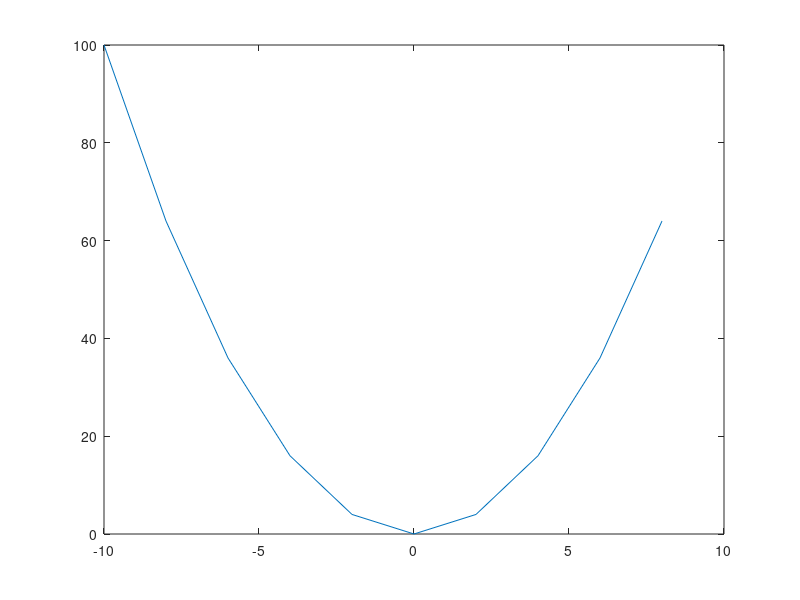
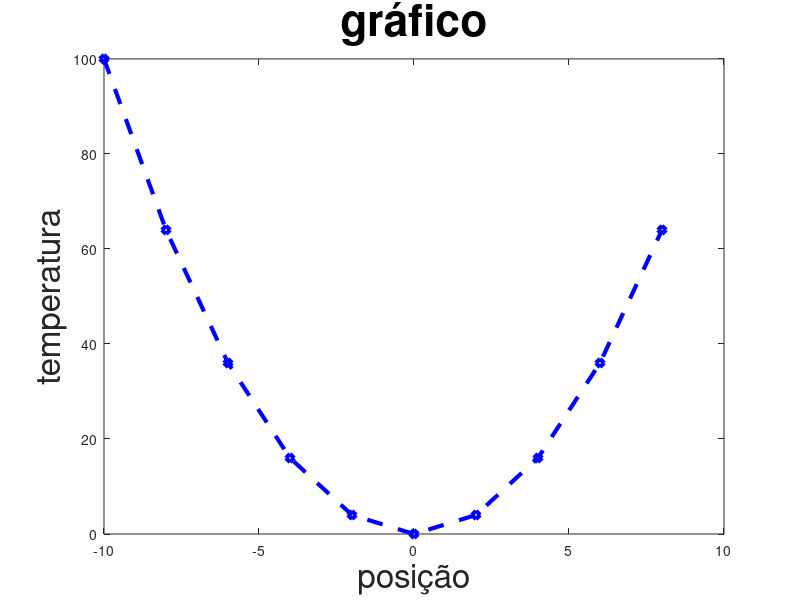
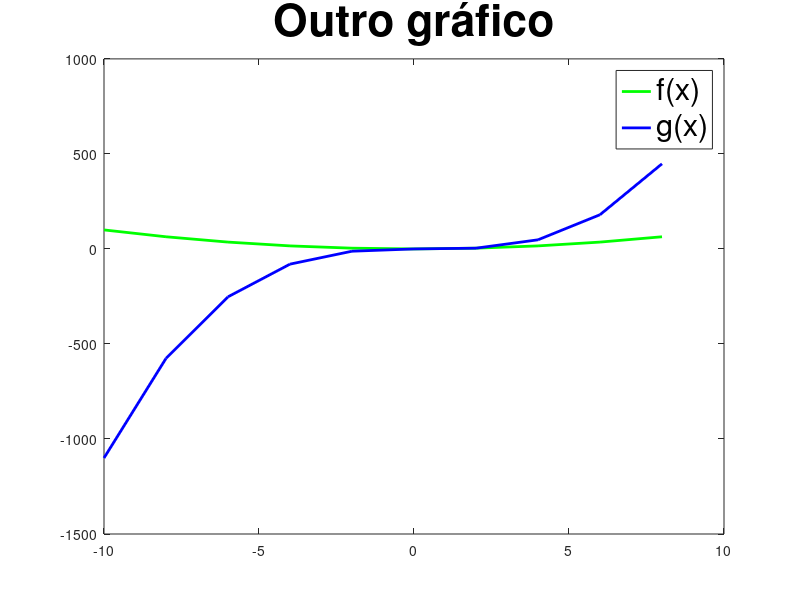

Here is the MATLAB script that generated these plots, in order:
#
# Exemplo de script no software Octave
#
#




# Limpe memoria (esqueça todas variáveis)
clear all

# Limpe a tela
clc

# Feche todos gráficos
close all


printf ("Este script contem um ou outro exemplo de plotagem\n");
printf ("Pressione uma tecla\n");
pause;




printf ("Criamos um array. Veja no código que o array cresce dinamicamente\n");

for k=1:10
   x(k) = (k-6) * 2;
endfor

x



printf ("\nAgora fazemos alguns cálculos\n");


for k=1:10
   y(k) = x(k) * x(k);
   z(k) = x(k) * y(k)  - x(k) * x(k);
endfor


printf ("\nE por fim alguns comandos plot. As janelas podem estar sobrepostas\n");
printf ("Pressione uma tecla\n");
pause;


#----------------------------------------------------------------------------------
plot (x,y);


#----------------------------------------------------------------------------------
figure
plot(x,y,'color','b', 'marker', 'd', 'linestyle', '--', 'linewidth', 3);
xlabel ('posição', 'fontsize', 24);
ylabel ('temperatura', 'fontsize', 24)
title ('gráfico', 'fontsize', 32)



#----------------------------------------------------------------------------------
figure
plot(x,y,'color','g', 'linewidth', 2);
hold on
plot(x,z,'color','b', 'linewidth', 2);

title ('Outro gráfico', 'fontsize', 32)
h=legend ('f(x)', 'g(x)')
set (h, "fontsize", 22);
